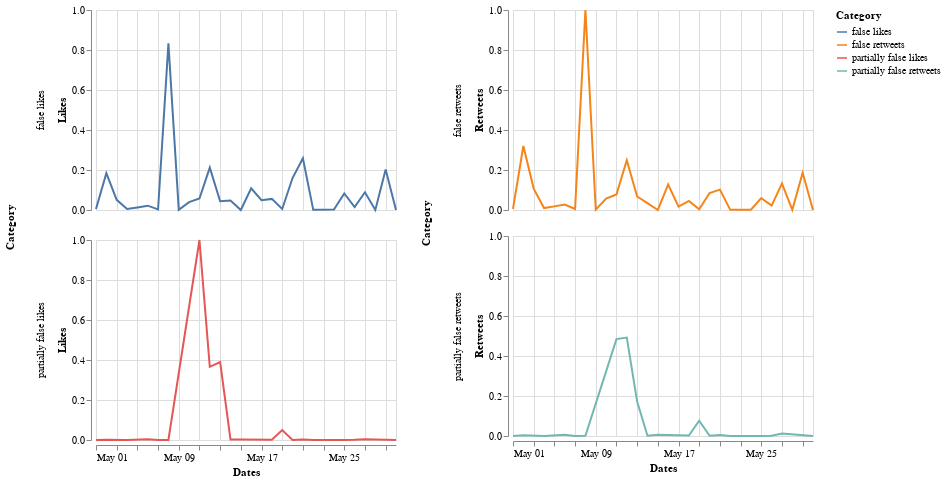

The notebook cell saved with this chart:
### Markdown cell above
## May 2020

### Code cell
start = utc.localize(datetime.datetime(2020, 5, 1))
end = utc.localize(datetime.datetime(2020, 5, 31))

index=0
dates = ["2020-05-01"] 
retweets = [0]
likes = [0]
category = ["partially false"]
mix = ["2020-05-01 partially false"]
for element in data:
    token_id = data[index]['id_str']
    indice_csv = lista_unica_csv.index(token_id)
    token = data[index]['created_at']
    d = parse(token)
   
    if start <= d <= end:
        
        d = d.strftime('%Y-%m-%d')
        a = d + " " + lista_unica_csv[indice_csv+1].lower()
        if a in mix:
            i = mix.index(a)
            retweets[i] = retweets[i] + data[index]['retweet_count']
            likes[i] = likes[i]+ data[index]['favorite_count']
        else:
            mix.append(a)
            dates.append(d)
            retweets.append(data[index]['retweet_count'])
            likes.append(data[index]['favorite_count'])
            category.append(lista_unica_csv[indice_csv+1].lower())
        
       
    index=index+1


start = datetime.datetime.strptime("2020-05-01", "%Y-%m-%d")
end = datetime.datetime.strptime("2020-05-31", "%Y-%m-%d")
date_generated = [start + datetime.timedelta(days=x) for x in range(0, (end-start).days)]

for date in date_generated:
    if date.strftime("%Y-%m-%d") not in dates:
        d = date.strftime("%Y-%m-%d")
        a = d + " " + "false"
        mix.append(a)
        dates.append(d)
        category.append("false")
        retweets.append(0)
        likes.append(0)
        a1 = d + " " + "partially false"
        mix.append(a1)
        dates.append(d)
        category.append("partially false")
        retweets.append(0)
        likes.append(0)
        

df_likes_may = pd.DataFrame(
    {'Dates': dates,
     'Likes': likes,
     'Category': category
    })

df_likes_may['Dates']= pd.to_datetime(df_likes_may['Dates'])
cl = df_likes_may['Category'].to_list()
cl_cat = [s + " likes" for s in cl]
df_likes_may['Category'] = cl_cat


df_retweets_may = pd.DataFrame(
    {'Dates': dates,
     'Retweets': retweets,
     'Category': category
    })

df_retweets_may['Dates']= pd.to_datetime(df_retweets_may['Dates'])
cr = df_retweets_may['Category'].to_list()
cr_cat = [s + " retweets" for s in cr]
df_retweets_may['Category'] = cr_cat


df_may = pd.DataFrame(
    {'Dates': dates,
     'Likes': likes,
     'Retweets': retweets,
     'Category': category
    })

df_may['Dates']= pd.to_datetime(df_may['Dates'])
df_may = df_may.sort_values(by=['Dates'], ascending=True)



df_norm_may = df_may.copy()
df_norm_may[['Likes', 'Retweets']] = (df_norm_may[['Likes', 'Retweets']] - df_norm_may[['Likes', 'Retweets']].min()) / (df_norm_may[['Likes', 'Retweets']].max() - df_norm_may[['Likes', 'Retweets']].min())
df_likes_may['Likes'] = df_norm_may['Likes']
df_retweets_may['Retweets'] = df_norm_may['Retweets']



c1_may = alt.Chart(df_likes_may).mark_line().encode(
    x="monthdate(Dates):T",
    y="Likes",
    color="Category",
    row="Category"
).properties(
    width=300,
    height=200
)
c1_may.encoding.x.title = 'Dates'

c2_may = alt.Chart(df_retweets_may).mark_line().encode(
    x="monthdate(Dates):T",
    y="Retweets",
    color="Category",
    row="Category"
).properties(
    width=300,
    height=200
)
c2_may.encoding.x.title = 'Dates'

alt.hconcat(c1_may, c2_may)

### Figure 1 — Vega-Lite specification as saved in the notebook (floating-point values rounded to 4 significant figures)
{"config": {"view": {"continuousWidth": 400, "continuousHeight": 300}}, "hconcat": [{"data": {"name": "data-e0f4f26884fd538113c4a606c1102743"}, "mark": "line", "encoding": {"color": {"type": "nominal", "field": "Category"}, "row": {"type": "nominal", "field": "Category"}, "x": {"type": "temporal", "field": "Dates", "timeUnit": "monthdate", "title": "Dates"}, "y": {"type": "quantitative", "field": "Likes"}}, "height": 200, "width": 300}, {"data": {"name": "data-ee12e13d49f5c1690baafffc96b660e5"}, "mark": "line", "encoding": {"color": {"type": "nominal", "field": "Category"}, "row": {"type": "nominal", "field": "Category"}, "x": {"type": "temporal", "field": "Dates", "timeUnit": "monthdate", "title": "Dates"}, "y": {"type": "quantitative", "field": "Retweets"}}, "height": 200, "width": 300}], "$schema": "https://vega.github.io/schema/vega-lite/v4.8.1.json", "datasets": {"data-e0f4f26884fd538113c4a606c1102743": [{"Dates": "2020-05-01T00:00:00", "Likes": 0.000251, "Category": "partially false likes"}, {"Dates": "2020-05-03T00:00:00", "Likes": 0.05093, "Category": "false likes"}, {"Dates": "2020-05-06T00:00:00", "Likes": 0.003709, "Category": "partially false likes"}, {"Dates": "2020-05-07T00:00:00", "Likes": 0.003398, "Category": "false likes"}, {"Dates": "2020-05-10T00:00:00", "Likes": 0.03935, "Category": "false likes"}, {"Dates": "2020-05-16T00:00:00", "Likes": 0.1089, "Category": "false likes"}, {"Dates": "2020-05-19T00:00:00", "Likes": 0.04981, "Category": "partially false likes"}, {"Dates": "2020-05-20T00:00:00", "Likes": 0.1599, "Category": "false likes"}, {"Dates": "2020-05-21T00:00:00", "Likes": 0.2585, "Category": "false likes"}, {"Dates": "2020-05-24T00:00:00", "Likes": 0.001888, "Category": "false likes"}, {"Dates": "2020-05-25T00:00:00", "Likes": 0.08241, "Category": "false likes"}, {"Dates": "2020-05-26T00:00:00", "Likes": 0.0007615, "Category": "partially false likes"}, {"Dates": "2020-05-26T00:00:00", "Likes": 0.01451, "Category": "false likes"}, {"Dates": "2020-05-27T00:00:00", "Likes": 0.00331, "Category": "partially false likes"}, {"Dates": "2020-05-27T00:00:00", "Likes": 0.08881, "Category": "false likes"}, {"Dates": "2020-05-02T00:00:00", "Likes": 0.001229, "Category": "partially false likes"}, {"Dates": "2020-05-06T00:00:00", "Likes": 0.02172, "Category": "false likes"}, {"Dates": "2020-05-11T00:00:00", "Likes": 0.0572, "Category": "false likes"}, {"Dates": "2020-05-12T00:00:00", "Likes": 0.2118, "Category": "false likes"}, {"Dates": "2020-05-13T00:00:00", "Likes": 0.04378, "Category": "false likes"}, {"Dates": "2020-05-14T00:00:00", "Likes": 0.04727, "Category": "false likes"}, {"Dates": "2020-05-18T00:00:00", "Likes": 0.05548, "Category": "false likes"}, {"Dates": "2020-05-18T00:00:00", "Likes": 0.001128, "Category": "partially false likes"}, {"Dates": "2020-05-19T00:00:00", "Likes": 0.005058, "Category": "false likes"}, {"Dates": "2020-05-20T00:00:00", "Likes": 0.000502, "Category": "partially false likes"}, {"Dates": "2020-05-22T00:00:00", "Likes": 0.0006993, "Category": "false likes"}, {"Dates": "2020-05-25T00:00:00", "Likes": 0.0004376, "Category": "partially false likes"}, {"Dates": "2020-05-28T00:00:00", "Likes": 0.0003775, "Category": "false likes"}, {"Dates": "2020-05-29T00:00:00", "Likes": 0.203, "Category": "false likes"}, {"Dates": "2020-05-01T00:00:00", "Likes": 0.004736, "Category": "false likes"}, {"Dates": "2020-05-02T00:00:00", "Likes": 0.1844, "Category": "false likes"}, {"Dates": "2020-05-04T00:00:00", "Likes": 0.005404, "Category": "false likes"}, {"Dates": "2020-05-08T00:00:00", "Likes": 0.8331, "Category": "false likes"}, {"Dates": "2020-05-08T00:00:00", "Likes": 0.0004827, "Category": "partially false likes"}, {"Dates": "2020-05-09T00:00:00", "Likes": 0.001085, "Category": "false likes"}, {"Dates": "2020-05-11T00:00:00", "Likes": 1.0, "Category": "partially false likes"}, {"Dates": "2020-05-12T00:00:00", "Likes": 0.366, "Category": "partially false likes"}, {"Dates": "2020-05-15T00:00:00", "Likes": 0.002967, "Category": "partially false likes"}, {"Dates": "2020-05-17T00:00:00", "Likes": 0.04935, "Category": "false likes"}, {"Dates": "2020-05-21T00:00:00", "Likes": 0.002525, "Category": "partially false likes"}, {"Dates": "2020-05-05T00:00:00", "Likes": 0.01298, "Category": "false likes"}, {"Dates": "2020-05-15T00:00:00", "Likes": 4.29e-06, "Category": "false likes"}, {"Dates": "2020-05-23T00:00:00", "Likes": 2.789e-05, "Category": "partially false likes"}, {"Dates": "2020-05-04T00:00:00", "Likes": 7.722e-05, "Category": "partially false likes"}, {"Dates": "2020-05-07T00:00:00", "Likes": 0.0, "Category": "partially false likes"}, {"Dates": "2020-05-22T00:00:00", "Likes": 2.145e-06, "Category": "partially false likes"}, {"Dates": "2020-05-13T00:00:00", "Likes": 0.3896, "Category": "partially false likes"}, {"Dates": "2020-05-14T00:00:00", "Likes": 0.00269, "Category": "partially false likes"}, {"Dates": "2020-05-30T00:00:00", "Likes": 0.0, "Category": "false likes"}, {"Dates": "2020-05-30T00:00:00", "Likes": 0.0, "Category": "partially false likes"}], "data-ee12e13d49f5c1690baafffc96b660e5": [{"Dates": "2020-05-01T00:00:00", "Retweets": 0.0002586, "Category": "partially false retweets"}, {"Dates": "2020-05-03T00:00:00", "Retweets": 0.107, "Category": "false retweets"}, {"Dates": "2020-05-06T00:00:00", "Retweets": 0.006389, "Category": "partially false retweets"}, {"Dates": "2020-05-07T00:00:00", "Retweets": 0.005096, "Category": "false retweets"}, {"Dates": "2020-05-10T00:00:00", "Retweets": 0.05738, "Category": "false retweets"}, {"Dates": "2020-05-16T00:00:00", "Retweets": 0.1276, "Category": "false retweets"}, {"Dates": "2020-05-19T00:00:00", "Retweets": 0.0767, "Category": "partially false retweets"}, {"Dates": "2020-05-20T00:00:00", "Retweets": 0.0851, "Category": "false retweets"}, {"Dates": "2020-05-21T00:00:00", "Retweets": 0.1019, "Category": "false retweets"}, {"Dates": "2020-05-24T00:00:00", "Retweets": 0.001537, "Category": "false retweets"}, {"Dates": "2020-05-25T00:00:00", "Retweets": 0.05957, "Category": "false retweets"}, {"Dates": "2020-05-26T00:00:00", "Retweets": 0.0008976, "Category": "partially false retweets"}, {"Dates": "2020-05-26T00:00:00", "Retweets": 0.02223, "Category": "false retweets"}, {"Dates": "2020-05-27T00:00:00", "Retweets": 0.01293, "Category": "partially false retweets"}, {"Dates": "2020-05-27T00:00:00", "Retweets": 0.1323, "Category": "false retweets"}, {"Dates": "2020-05-02T00:00:00", "Retweets": 0.003392, "Category": "partially false retweets"}, {"Dates": "2020-05-06T00:00:00", "Retweets": 0.02716, "Category": "false retweets"}, {"Dates": "2020-05-11T00:00:00", "Retweets": 0.07772, "Category": "false retweets"}, {"Dates": "2020-05-12T00:00:00", "Retweets": 0.2488, "Category": "false retweets"}, {"Dates": "2020-05-13T00:00:00", "Retweets": 0.06758, "Category": "false retweets"}, {"Dates": "2020-05-14T00:00:00", "Retweets": 0.03446, "Category": "false retweets"}, {"Dates": "2020-05-18T00:00:00", "Retweets": 0.04543, "Category": "false retweets"}, {"Dates": "2020-05-18T00:00:00", "Retweets": 0.00267, "Category": "partially false retweets"}, {"Dates": "2020-05-19T00:00:00", "Retweets": 0.003978, "Category": "false retweets"}, {"Dates": "2020-05-20T00:00:00", "Retweets": 0.001111, "Category": "partially false retweets"}, {"Dates": "2020-05-22T00:00:00", "Retweets": 0.0006618, "Category": "false retweets"}, {"Dates": "2020-05-25T00:00:00", "Retweets": 0.0002282, "Category": "partially false retweets"}, {"Dates": "2020-05-28T00:00:00", "Retweets": 0.0006618, "Category": "false retweets"}, {"Dates": "2020-05-29T00:00:00", "Retweets": 0.1861, "Category": "false retweets"}, {"Dates": "2020-05-01T00:00:00", "Retweets": 0.005629, "Category": "false retweets"}, {"Dates": "2020-05-02T00:00:00", "Retweets": 0.3199, "Category": "false retweets"}, {"Dates": "2020-05-04T00:00:00", "Retweets": 0.009706, "Category": "false retweets"}, {"Dates": "2020-05-08T00:00:00", "Retweets": 1.0, "Category": "false retweets"}, {"Dates": "2020-05-08T00:00:00", "Retweets": 0.0007074, "Category": "partially false retweets"}, {"Dates": "2020-05-09T00:00:00", "Retweets": 0.001605, "Category": "false retweets"}, {"Dates": "2020-05-11T00:00:00", "Retweets": 0.4844, "Category": "partially false retweets"}, {"Dates": "2020-05-12T00:00:00", "Retweets": 0.4921, "Category": "partially false retweets"}, {"Dates": "2020-05-15T00:00:00", "Retweets": 0.006032, "Category": "partially false retweets"}, {"Dates": "2020-05-17T00:00:00", "Retweets": 0.0172, "Category": "false retweets"}, {"Dates": "2020-05-21T00:00:00", "Retweets": 0.005279, "Category": "partially false retweets"}, {"Dates": "2020-05-05T00:00:00", "Retweets": 0.01814, "Category": "false retweets"}, {"Dates": "2020-05-15T00:00:00", "Retweets": 1.521e-05, "Category": "false retweets"}, {"Dates": "2020-05-23T00:00:00", "Retweets": 3.043e-05, "Category": "partially false retweets"}, {"Dates": "2020-05-04T00:00:00", "Retweets": 0.0001141, "Category": "partially false retweets"}, {"Dates": "2020-05-07T00:00:00", "Retweets": 0.0, "Category": "partially false retweets"}, {"Dates": "2020-05-22T00:00:00", "Retweets": 7.606e-06, "Category": "partially false retweets"}, {"Dates": "2020-05-13T00:00:00", "Retweets": 0.1721, "Category": "partially false retweets"}, {"Dates": "2020-05-14T00:00:00", "Retweets": 0.001111, "Category": "partially false retweets"}, {"Dates": "2020-05-30T00:00:00", "Retweets": 0.0, "Category": "false retweets"}, {"Dates": "2020-05-30T00:00:00", "Retweets": 0.0, "Category": "partially false retweets"}]}}
